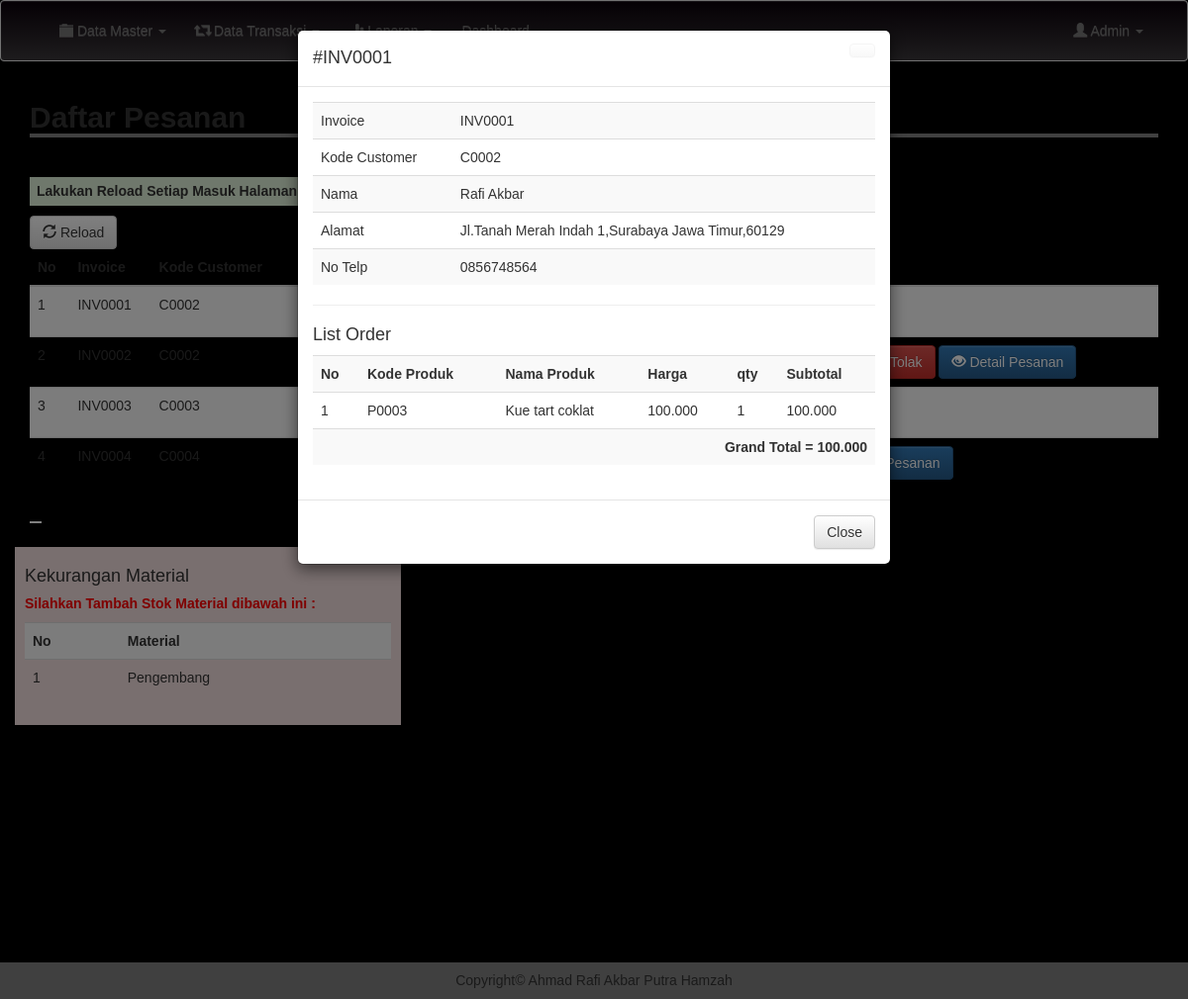
The page /admin/detailorder.php?inv=INV0001 (signed in) on the database its author committed.
### tables this page shows
CREATE TABLE `produksi` (
  `id_order` int(11) NOT NULL,
  `invoice` varchar(200) NOT NULL,
  `kode_customer` varchar(200) NOT NULL,
  `kode_produk` varchar(200) NOT NULL,
  `nama_produk` varchar(200) NOT NULL,
  `qty` int(11) NOT NULL,
  `harga` int(11) NOT NULL,
  `status` varchar(200) NOT NULL,
  `tanggal` date NOT NULL,
  `provinsi` varchar(200) NOT NULL,
  `kota` varchar(200) NOT NULL,
  `alamat` varchar(200) NOT NULL,
  `kode_pos` varchar(200) NOT NULL,
  `terima` varchar(200) NOT NULL,
  `tolak` varchar(200) NOT NULL,
  `cek` int(11) NOT NULL
);

CREATE TABLE `customer` (
  `kode_customer` varchar(100) NOT NULL,
  `nama` varchar(100) NOT NULL,
  `email` varchar(100) NOT NULL,
  `username` varchar(100) NOT NULL,
  `password` varchar(100) NOT NULL,
  `telp` varchar(200) NOT NULL
);

### admin/detailorder.php (the view, shortened to what this page needs)
<?php
include 'header.php';
$invoices = $_GET['inv'];
$d_order = mysqli_query($conn, "SELECT * FROM produksi WHERE invoice = '$invoices'");
$t_order = mysqli_fetch_assoc($d_order);
$sortage = mysqli_query($conn, "SELECT * FROM produksi where cek = '1'");
$cek_sor = mysqli_num_rows($sortage);
$cs = mysqli_query($conn, "SELECT * FROM customer WHERE kode_customer = '".$t_order['kode_customer']."'");
$t_cs = mysqli_fetch_assoc($cs);
?>
<div class="container">
	<h2 style=" width: 100%; border-bottom: 4px solid gray"><b>Daftar Pesanan</b></h2>
	<br>
	<h5 class="bg-success" style="padding: 7px; width: 710px; font-weight: bold;"><marquee>Lakukan Reload Setiap Masuk Halaman ini, untuk menghindari terjadinya kesalahan data dan informasi</marquee></h5>
	<a href="produksi.php" class="btn btn-default"><i class="glyphicon glyphicon-refresh"></i> Reload</a>
	<table class="table table-striped">
		<thead>
			<tr>
				<th scope="col">No</th>
				<th scope="col">Invoice</th>
				<th scope="col">Kode Customer</th>
				<th scope="col">Status</th>
				<th scope="col">Tanggal</th>
				<th scope="col">Action</th>
			</tr>
		</thead>
		<tbody>
			<?php
			$result = mysqli_query($conn, "SELECT DISTINCT invoice, kode_customer, status, kode_produk, qty,terima,tolak, cek FROM produksi group by invoice");
			$no = 1;
			while($row = mysqli_fetch_assoc($result)){
				$kodep = $row['kode_produk'];
				$inv = $row['invoice'];
				?>
				<tr>
					<td><?= $no; ?></td>
					<td><?= $row['invoice']; ?></td>
					<td><?= $row['kode_customer']; ?></td>
					<?php if($row['terima'] == 1){ ?>
						<td style="color: green;font-weight: bold;">Pesanan Diterima (Siap Kirim)
							<?php
						}else if($row['tolak'] == 1){
							?>
							<td style="color: red;font-weight: bold;">Pesanan Ditolak
								<?php
							}
							if($row['terima'] == 0 && $row['tolak'] == 0){
								?>
								<td style="color: orange;font-weight: bold;"><?= $row['status']; ?>
								<?php
							}
							$t_bom = mysqli_query($conn, "SELECT * FROM bom_produk WHERE kode_produk = '$kodep'");
							while($row1 = mysqli_fetch_assoc($t_bom)){
								$kodebk = $row1['kode_bk'];
								$inventory = mysqli_query($conn, "SELECT * FROM inventory WHERE kode_bk = '$kodebk'");
								$r_inv = mysqli_fetch_assoc($inventory);
								$kebutuhan = $row1['kebutuhan'];
								$qtyorder = $row['qty'];
								$inventory = $r_inv['qty'];
								$bom = ($kebutuhan * $qtyorder);
								$hasil = $inventory - $bom;
								if($hasil < 0 && $row['tolak'] == 0){
									mysqli_query($conn, "UPDATE produksi SET cek = '1' where invoice = '$inv'");
										$nama_material[] = $r_inv['nama'];
									?>
									<?php
								}
							}
							?>
						</td>
						<td>2020/26-01</td>
						<td>
							<?php if( $row['tolak']==0 && $row['cek']==1 && $row['terima']==0){ ?>
								<a href="inventory.php?cek=0" id="rq" class="btn btn-warning"><i class="glyphicon glyphicon-warning-sign"></i> Request Material Shortage</a>
								<a href="proses/tolak.php?inv=<?= $row['invoice']; ?>" class="btn btn-danger" onclick="return confirm('Yakin Ingin Menolak ?')"><i class="glyphicon glyphicon-remove-sign"></i> Tolak</a>
							<?php }else if($row['terima'] == 0 && $row['cek']==0){ ?>
								<a href="proses/terima.php?inv=<?= $row['invoice']; ?>&kdp=<?= $row['kode_produk']; ?>" class="btn btn-success"><i class="glyphicon glyphicon-ok-sign"></i> Terima</a>
								<a href="proses/tolak.php?inv=<?= $row['invoice']; ?>" class="btn btn-danger" onclick="return confirm('Yakin Ingin Menolak ?')"><i class="glyphicon glyphicon-remove-sign"></i> Tolak</a>
							<?php } ?>
							<a href="detailorder.php?inv=<?= $row['invoice']; ?>" type="submit" class="btn btn-primary"><i class="glyphicon glyphicon-eye-open"></i> Detail Pesanan</a>
						</td>
					</tr>
					<?php
					$no++;
				}
				?>
			</tbody>
		</table>
	<button type="hidden" data-toggle="modal" data-target="#myModal" id="btn" style="background-color: #fff; border: #fff;">
	</button>
	<div class="modal fade" id="myModal" tabindex="-1" role="dialog" aria-labelledby="myModalLabel">
		<div class="modal-dialog" role="document">
			<div class="modal-content">
				<div class="modal-header">
					<a href="m_produk.php" class="btn btn-default close"></a>
					<h4 class="modal-title" id="myModalLabel">#<?= $t_order['invoice']; ?></h4>
				</div>
				<div class="modal-body">
					<table class="table table-striped">
						<tr>
							<td>Invoice</td>
							<td><?= $t_order['invoice']; ?></td>
						</tr>
						<tr>
							<td>Kode Customer</td>
							<td><?= $t_order['kode_customer']; ?></td>
						</tr>
						<tr>
							<td>Nama</td>
							<td><?= $t_cs['nama']; ?></td>
						</tr>
						<tr>
							<td>Alamat</td>
							<td><?php echo  $t_order['alamat'].",".$t_order['kota']." ".$t_order['provinsi'].",".$t_order['kode_pos']; ?></td>
						</tr>
						<tr>
							<td>No Telp</td>
							<td><?= $t_cs['telp']; ?></td>
						</tr>
					</table>
					<hr>
					<h4>List Order</h4>
					<table class="table table-striped">
						<tr>
							<th>No</th>
							<th>Kode Produk</th>
							<th>Nama Produk</th>
							<th>Harga</th>
							<th>qty</th>
							<th>Subtotal</th>
						</tr>
					<?php
						$order = mysqli_query($conn, "SELECT * FROM produksi WHERE invoice = '$invoices'");
						$no = 1;
						$grand = 0;
						while ($list = mysqli_fetch_assoc($order)) {
					 ?>
						<tr>
							<td><?= $no;  ?></td>
							<td><?= $list['kode_produk']; ?></td>
							<td><?= $list['nama_produk']; ?></td>
							<td><?= number_format($list['harga'], 0, ".", ".");  ?></td>
							<td><?= $list['qty'];  ?></td>
							<td><?= number_format($list['harga']*$list['qty'], 0, ".", ".");  ?></td>
						</tr>
					<?php
						$sub = $list['harga'] * $list['qty'];
						$grand += $sub;
						$no++;
						}
					 ?>
						<tr>
							<td colspan="6" class="text-right"><b>Grand Total = <?= number_format($grand, 0, ".", ".");  ?></b></td>
						</tr>
					</table>
				</div>
				<div class="modal-footer">
					<a href="produksi.php" class="btn btn-default">Close</a>
				</div>
			</div>
		</div>
	</div>
		<?php
if($cek_sor > 0){
 ?>
	<br>
	<br>
	<div class="row">
		<div class="col-md-4 bg-danger" style="padding:10px;">
			<h4>Kekurangan Material </h4>
			<h5 style="color: red;font-weight: bold;">Silahkan Tambah Stok Material dibawah ini : </h5>
			<table class="table table-striped">
				<tr>
					<th>No</th>
					<th>Material</th>
				</tr>
	<?php
	$arr = array_values(array_unique($nama_material));
	for ($i=0; $i < count($arr); $i++) {
	 ?>
				<tr>
					<td><?= $i+1 ?></td>
					<td><?= $arr[$i]; ?></td>
				</tr>
	<?php } ?>
			</table>
		</div>
	</div>
<?php
}
 ?>
	</div>
	<br>
	<br>
	<br>
	<br>
	<br>
	<br>
	<br>
	<br>
	<br>
	<br>
	<br>
	<br>
	<?php
	include 'footer.php';
	?>

### css/style.css (style rules this page uses)
body { margin:0; padding: 0; }
body { font-family: Arial, sans-serif; margin: 0; }

### rows shown on the page
produksi: invoice "INV0001", kode_customer "C0002", alamat "Jl.Tanah Merah Indah 1", kota "Surabaya", provinsi "Jawa Timur", kode_pos "60129", kode_produk "P0003", nama_produk "Kue tart coklat", harga "100.000", qty "1", $list['harga']*$list['qty'] "100.000"
customer: nama "Rafi Akbar", telp "0856748564"

### other values the page prints
$row['invoice'] "INV0001"
$row['kode_customer'] "C0002"
$row['invoice'] "INV0002"
$row['invoice'] "INV0003"
$row['kode_customer'] "C0003"
$row['invoice'] "INV0004"
$row['kode_customer'] "C0004"
$grand "100.000"
$arr[$i] "Pengembang"
